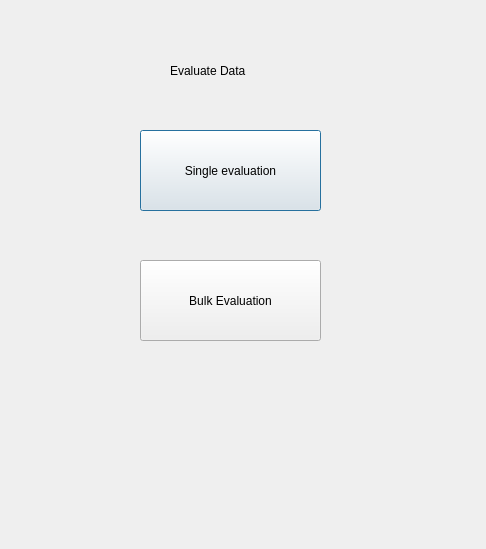
<?xml version="1.0" encoding="UTF-8"?>
<ui version="4.0">
 <class>Evaluate_Data</class>
 <widget class="QDialog" name="Evaluate_Data">
  <property name="geometry">
   <rect>
    <x>0</x>
    <y>0</y>
    <width>486</width>
    <height>549</height>
   </rect>
  </property>
  <property name="windowTitle">
   <string>Dialog</string>
  </property>
  <widget class="QPushButton" name="Singleeva">
   <property name="geometry">
    <rect>
     <x>140</x>
     <y>130</y>
     <width>181</width>
     <height>81</height>
    </rect>
   </property>
   <property name="text">
    <string>Single evaluation</string>
   </property>
  </widget>
  <widget class="QPushButton" name="pushButton_2">
   <property name="geometry">
    <rect>
     <x>140</x>
     <y>260</y>
     <width>181</width>
     <height>81</height>
    </rect>
   </property>
   <property name="text">
    <string>Bulk Evaluation</string>
   </property>
  </widget>
  <widget class="QLabel" name="label">
   <property name="geometry">
    <rect>
     <x>170</x>
     <y>40</y>
     <width>131</width>
     <height>61</height>
    </rect>
   </property>
   <property name="text">
    <string>Evaluate Data</string>
   </property>
  </widget>
 </widget>
 <resources/>
 <connections/>
</ui>
